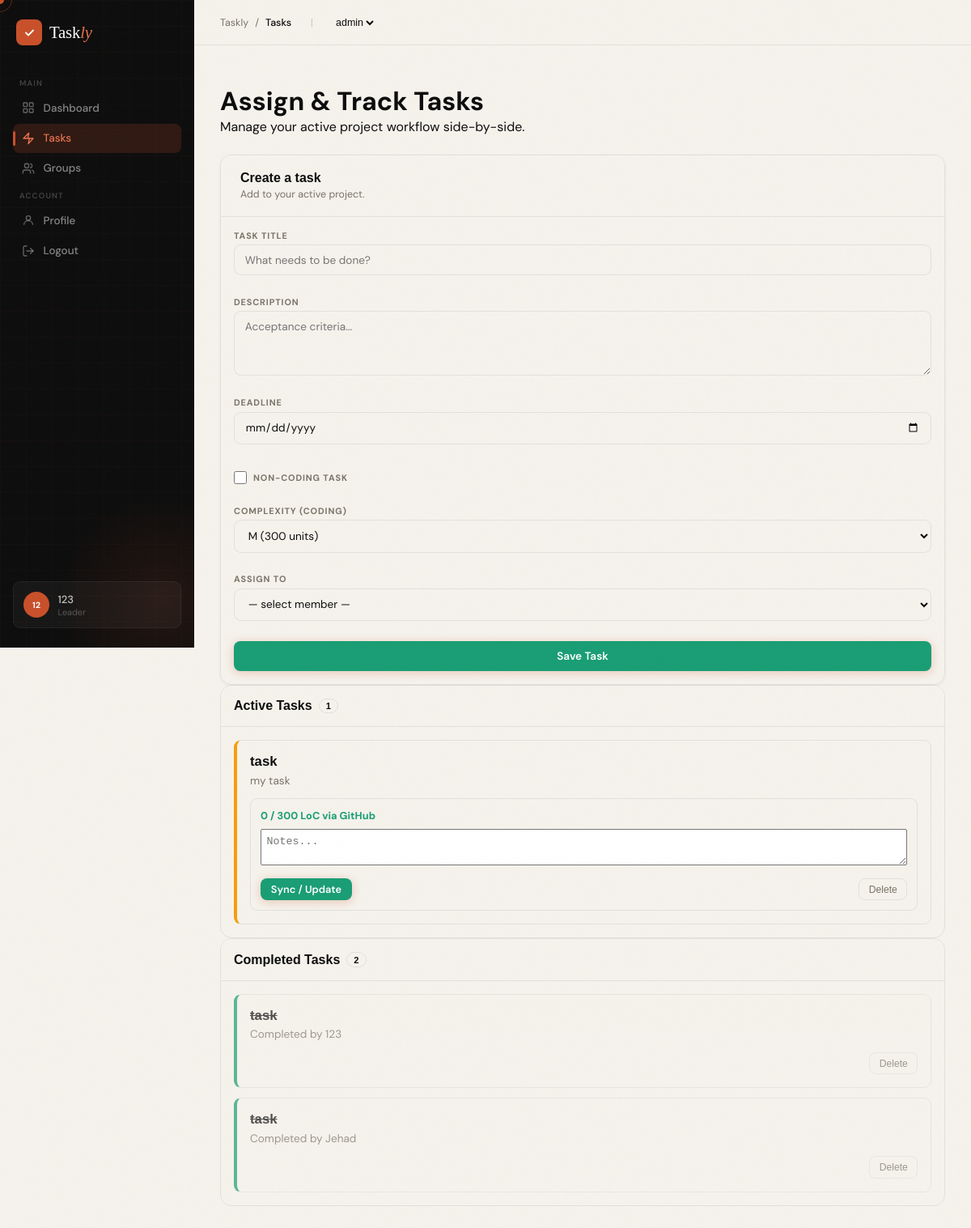
The page /tasks (signed in) on the database its author committed.
### app.py (models this page shows)
class User(db.Model):
    id = db.Column(db.Integer, primary_key=True)
    username = db.Column(db.String(80), unique=True, nullable=False)
    password_hash = db.Column(db.String(200), nullable=False)
    github_username = db.Column(db.String(80), nullable=True)  # Added for GitHub API
    group_role = db.Column(db.String(20), default='Member')
    current_group_id = db.Column(db.Integer, db.ForeignKey('group.id'), nullable=True)
    tasks = db.relationship('Task', backref='assignee', lazy=True)
    groups = db.relationship('Group', secondary=user_group_association, back_populates='users')

class Group(db.Model):
    id = db.Column(db.Integer, primary_key=True)
    name = db.Column(db.String(120), nullable=False)
    invite_code = db.Column(db.String(6), unique=True, nullable=False)
    repo_url = db.Column(db.String(255), nullable=True)
    is_non_coding = db.Column(db.Boolean, default=False)  # Group level setting
    users = db.relationship('User', secondary=user_group_association, back_populates='groups')
    tasks = db.relationship('Task', backref='group', lazy=True, cascade="all, delete-orphan")

class Task(db.Model):
    id = db.Column(db.Integer, primary_key=True)
    group_id = db.Column(db.Integer, db.ForeignKey('group.id'), nullable=False)
    title = db.Column(db.String(120), nullable=False)
    description = db.Column(db.Text, nullable=True)
    deadline = db.Column(db.Date, nullable=True)
    assignee_id = db.Column(db.Integer, db.ForeignKey('user.id'), nullable=True)
    complexity_size = db.Column(db.String(10), nullable=True)  # Can be null if non-coding
    target_loc = db.Column(db.Integer, default=0)
    actual_loc = db.Column(db.Integer, default=0)
    status_color = db.Column(db.String(20), default='bg-primary')
    feedback = db.Column(db.Text, nullable=True)
    is_non_coding = db.Column(db.Boolean, default=False)
    is_reminder = db.Column(db.Boolean, default=False)
    feedback_unread = db.Column(db.Boolean, default=False)  # Red dot for leader
    is_completed = db.Column(db.Boolean, default=False)  # Simple checkmark for non-coding tasks
    is_highlighted = db.Column(db.Boolean, default=False)  # For highlighting reminders on dashboard

### app.py (the view)
@app.route('/tasks')
def tasks():
    user = get_current_user()
    if not user:
        return redirect(url_for('login'))
    active_group = get_active_group(user)
    team_members = active_group.users if active_group else []
    tasks = [t for t in active_group.tasks if not t.is_reminder] if active_group else []
    return render_template('tasks.html',
                           current_user=user,
                           group=active_group,
                           team_members=team_members,
                           tasks=tasks)

### app.py (called while the page is built)
def get_current_user():
    if 'user_id' not in session:
        return None
    user = db.session.get(User, session['user_id'])
    if not user:
        session.pop('user_id', None)
    return user

def get_active_group(user):
    if not user.groups:
        return None
    if user.current_group_id:
        active_group = db.session.get(Group, user.current_group_id)
        if active_group in user.groups:
            return active_group
    user.current_group_id = user.groups[0].id
    db.session.commit()
    return user.groups[0]

@app.context_processor
def inject_global_vars():
    user = get_current_user()
    if user:
        user.is_authenticated = True
    else:
        user = type('AnonymousUser', (), {'is_authenticated': False, 'groups': []})()
    return dict(current_user=user, today=date.today())

### template/tasks.html (shortened to what this page needs)
{% extends "base.html" %}
{% block breadcrumb %}Tasks{% endblock %}
{% block content %}
<div class="page-header" style="margin-bottom: 1.5rem;">
  <div>
    <h1 class="page-title">Assign & Track Tasks</h1>
    <p class="page-sub">Manage your active project workflow side-by-side.</p>
  </div>
</div>
<div class="main-grid">
  <div class="form-card">
    <div class="form-card-header">
      <h2>Create a task</h2>
      <p>Add to your active project.</p>
    </div>
    <form id="task-form" action="{{ url_for('create_task') }}" method="POST">
      <div class="form-body">
        <div class="field">
          <label>Task Title</label>
          <input name="title" required placeholder="What needs to be done?"/>
        </div>
        <div class="field">
          <label>Description</label>
          <textarea name="description" placeholder="Acceptance criteria..."></textarea>
        </div>
        <div class="field">
          <label>Deadline</label>
          <input name="deadline" type="date"/>
        </div>
        <div class="field" style="flex-direction:row; align-items:center; gap:0.5rem; margin-top:0.5rem;">
            <input type="checkbox" id="is_non_coding" name="is_non_coding" style="width:16px; height:16px; cursor:pointer;" onchange="document.getElementById('complexity_div').style.display = this.checked ? 'none' : 'flex';"/>
            <label for="is_non_coding" style="margin:0; cursor:pointer;">Non-Coding Task</label>
        </div>
        <div class="field" id="complexity_div">
            <label>Complexity (Coding)</label>
            <select name="complexity_size">
              <option value="M" selected>M (300 units)</option><option value="L">L (700 units)</option>
            </select>
        </div>
        <div class="field">
          <label>Assign to</label>
          <select name="assignee_id" required>
            <option value="">— select member —</option>
          </select>
        </div>
        <button class="btn-save" type="submit">Save Task</button>
      </div>
    </form>
  </div>
  <div class="task-panel">
    <div class="task-panel-header">
      <div class="task-panel-title"><span>Active Tasks</span> <span class="task-count">{{ tasks|selectattr("status_color", "ne", "bg-success")|list|length }}</span></div>
    </div>
    <div class="task-list">
      {% for task in tasks %}
        {% if task.status_color != 'bg-success' %}
          <div class="task-card status-{% if task.status_color == 'bg-warning' %}ongoing{% else %}pending{% endif %}">
            <div class="task-card-title">{{ task.title }}</div>
            <div class="task-desc">{{ task.description or "No description provided." }}</div>
            <form action="{{ url_for('sync_task', task_id=task.id) }}" method="POST">
              <div class="manual-entry">
                {% if task.is_non_coding %}
                    <label><input type="checkbox" name="is_completed" {% if task.is_completed %}checked{% endif %} /> Mark Completed</label>
                {% else %}
                    {% if not group.repo_url %}
                      <div><input type="number" name="manual_loc" max="{{ task.target_loc }}" value="{{ task.actual_loc }}" style="width:60px; padding:0.2rem;"/> / {{ task.target_loc }} LoC</div>
                    {% else %}
                      <div style="font-size:0.8rem; font-weight:bold; color:var(--teal);">{{ task.actual_loc }} / {{ task.target_loc }} LoC via GitHub</div>
                    {% endif %}
                {% endif %}
                <textarea name="feedback" placeholder="Notes..." style="width:100%; min-height:40px; padding:0.4rem;">{{ task.feedback or '' }}</textarea>
                <div style="display:flex; justify-content:space-between; width:100%; margin-top:0.5rem;">
                   <button type="submit" class="btn-save" style="padding:0.3rem 0.8rem; font-size:0.8rem;">Sync / Update</button>
                   <button type="submit" form="del-{{ task.id }}" class="btn-ghost-sm danger">Delete</button>
                </div>
              </div>
            </form>
          </div>
        {% endif %}
      {% else %}
        <p style="text-align:center; color: var(--muted); font-size: 0.85rem; margin-top: 2rem;">No active tasks.</p>
      {% endfor %}
    </div>
  </div>
  <div class="task-panel">
    <div class="task-panel-header">
      <div class="task-panel-title"><span>Completed Tasks</span> <span class="task-count">{{ tasks|selectattr("status_color", "equalto", "bg-success")|list|length }}</span></div>
    </div>
    <div class="task-list">
      {% for task in tasks %}
        {% if task.status_color == 'bg-success' %}
          <div class="task-card status-completed">
            <div class="task-card-title" style="text-decoration:line-through;">{{ task.title }}</div>
            <div class="task-desc">Completed by {{ task.assignee.username if task.assignee else 'Unknown' }}</div>
            <form action="{{ url_for('delete_task', task_id=task.id) }}" method="POST" style="text-align: right;">
               <button type="submit" class="btn-ghost-sm danger" onclick="return confirm('Delete task?');">Delete</button>
            </form>
          </div>
        {% endif %}
      {% endfor %}
    </div>
  </div>
</div>
{% endblock %}

### template/base.html (shortened to what this page needs)
<!DOCTYPE html>
<html lang="en">
<head>
</head>
<body>
{% if current_user.is_authenticated %}
<aside class="sidebar">
  <div class="sidebar-orb"></div>
  <div class="sidebar-inner">
    <a href="{{ url_for('index') }}" class="sidebar-logo">
      <div class="sidebar-logo-mark"><svg width="15" height="15" viewBox="0 0 20 20" fill="none"><polyline points="4,10 8,14 16,6" stroke="#fff" stroke-width="2.4" stroke-linecap="round" stroke-linejoin="round"/></svg></div>
      <span class="sidebar-logo-name">Task<em>ly</em></span>
    </a>
    <div class="sidebar-section-label">Main</div>
    <a href="{{ url_for('dashboard') }}" class="nav-item {% if request.endpoint == 'dashboard' %}active{% endif %}">
      Dashboard
    </a>
    <a href="{{ url_for('tasks') }}" class="nav-item {% if request.endpoint == 'tasks' %}active{% endif %}">
      <svg viewBox="0 0 24 24" fill="none" stroke="currentColor" stroke-width="2" stroke-linecap="round" stroke-linejoin="round"><path d="m13 2-2 10h10l-9 10 2-10H3Z"/></svg>
      Tasks
    </a>
    <a href="{{ url_for('groups') }}" class="nav-item {% if request.endpoint == 'groups' %}active{% endif %}">
      <svg viewBox="0 0 24 24" fill="none" stroke="currentColor" stroke-width="2" stroke-linecap="round" stroke-linejoin="round"><path d="M16 21v-2a4 4 0 0 0-4-4H6a4 4 0 0 0-4 4v2"/><circle cx="9" cy="7" r="4"/><path d="M22 21v-2a4 4 0 0 0-3-3.87"/><path d="M16 3.13a4 4 0 0 1 0 7.75"/></svg>
      Groups
    </a>
    <div class="sidebar-section-label">Account</div>
    <a href="#" class="nav-item" onclick="document.getElementById('profile-modal').classList.add('active'); return false;">
      <svg viewBox="0 0 24 24" fill="none" stroke="currentColor" stroke-width="2" stroke-linecap="round" stroke-linejoin="round"><circle cx="12" cy="8" r="4"/><path d="M4 20c0-4 3.6-7 8-7s8 3 8 7"/></svg>
      Profile
    </a>
    <a href="{{ url_for('logout') }}" class="nav-item">
      <svg viewBox="0 0 24 24" fill="none" stroke="currentColor" stroke-width="2" stroke-linecap="round" stroke-linejoin="round"><path d="M9 21H5a2 2 0 0 1-2-2V5a2 2 0 0 1 2-2h4"/><polyline points="16 17 21 12 16 7"/><line x1="21" y1="12" x2="9" y2="12"/></svg>
      Logout
    </a>
  </div>
  <div class="sidebar-footer">
    <a href="#" class="sidebar-user" onclick="document.getElementById('profile-modal').classList.add('active'); return false;">
      <div class="user-av">{{ current_user.username[:2]|upper }}</div>
      <div>
        <div class="user-name">{{ current_user.username }}</div>
        <div class="user-role">{{ current_user.group_role }}</div>
      </div>
    </a>
  </div>
</aside>
<div class="layout-app">
  <header class="topbar">
    <div class="topbar-breadcrumb" style="display:flex; align-items:center; gap:0.5rem; font-size:0.78rem; color:var(--muted);">
      <span>Taskly</span><span>/</span><strong style="color:var(--ink); font-weight:500;">{% block breadcrumb %}Dashboard{% endblock %}</strong>
      {% if current_user.groups %}
      <span class="topbar-sep" style="margin-left: 1rem; opacity:0.35;">|</span>
      <form action="{{ url_for('switch_group', group_id=0) }}" method="POST" style="display:inline; margin-left: 1rem;" id="group-switch-form">
        <select class="group-selector" name="group_id" onchange="document.getElementById('group-switch-form').action='{{ url_for('switch_group', group_id=0) }}'.replace('0', this.value); this.form.submit();">
          {% for g in current_user.groups %}
            <option value="{{ g.id }}" {% if current_user.current_group_id and g.id == current_user.current_group_id %}selected{% endif %}>
              {{ g.name }}
            </option>
          {% endfor %}
        </select>
      </form>
      {% endif %}
    </div>
  </header>
  <main class="main-content">
    {% block content %}{% endblock %}
  </main>
</div>
{% else %}
  {% block landing_content %}{% endblock %}
{% endif %}
</body>
</html>

### rows shown on the page
User: username "12", username "123", group_role "Leader", group_id "admin"
Task: title "task", description "my task", actual_loc "0", target_loc "300"
Task: title "task", assignee "123"
Task: title "task", assignee "Jehad"

### other values the page prints
{{ tasks|selectattr("status_color", "ne", "bg-success")|list|length }} "1"
{{ tasks|selectattr("status_color", "equalto", "bg-success")|list|length }} "2"
